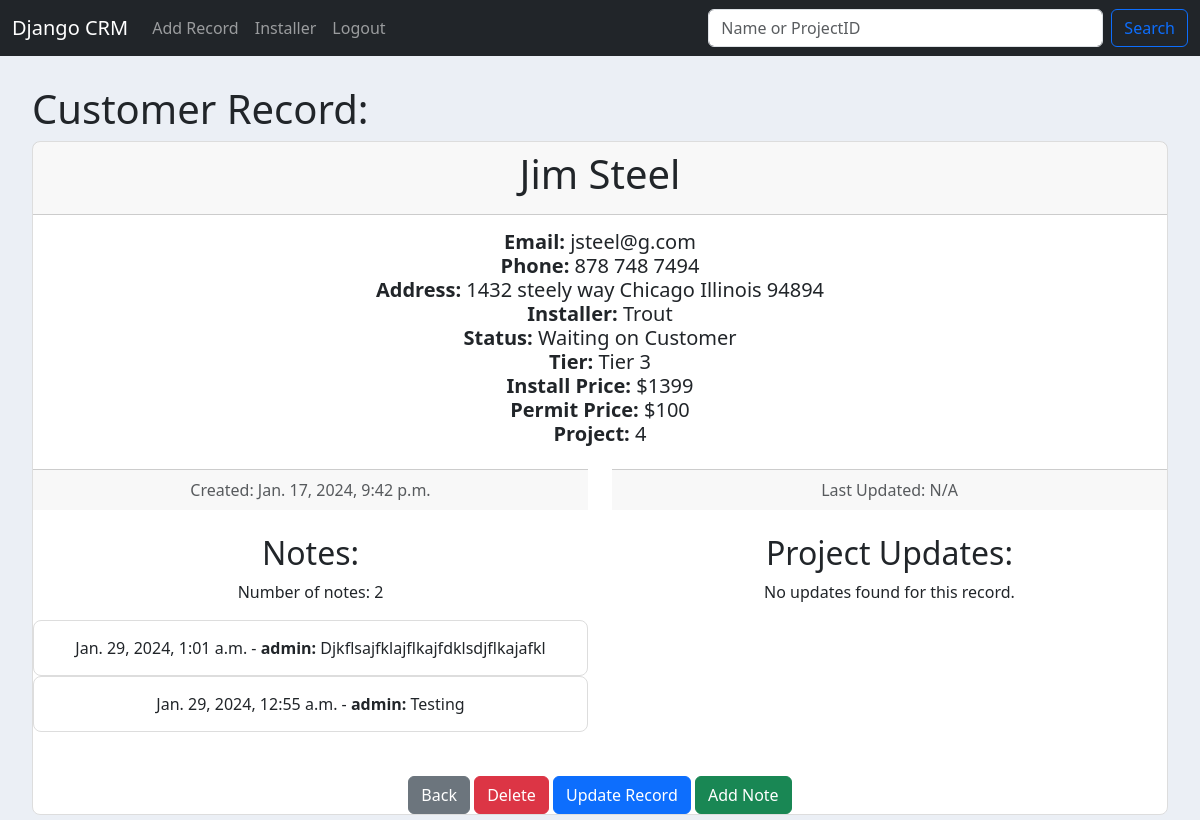
Page /record/4 (signed in) on the earlier database version.
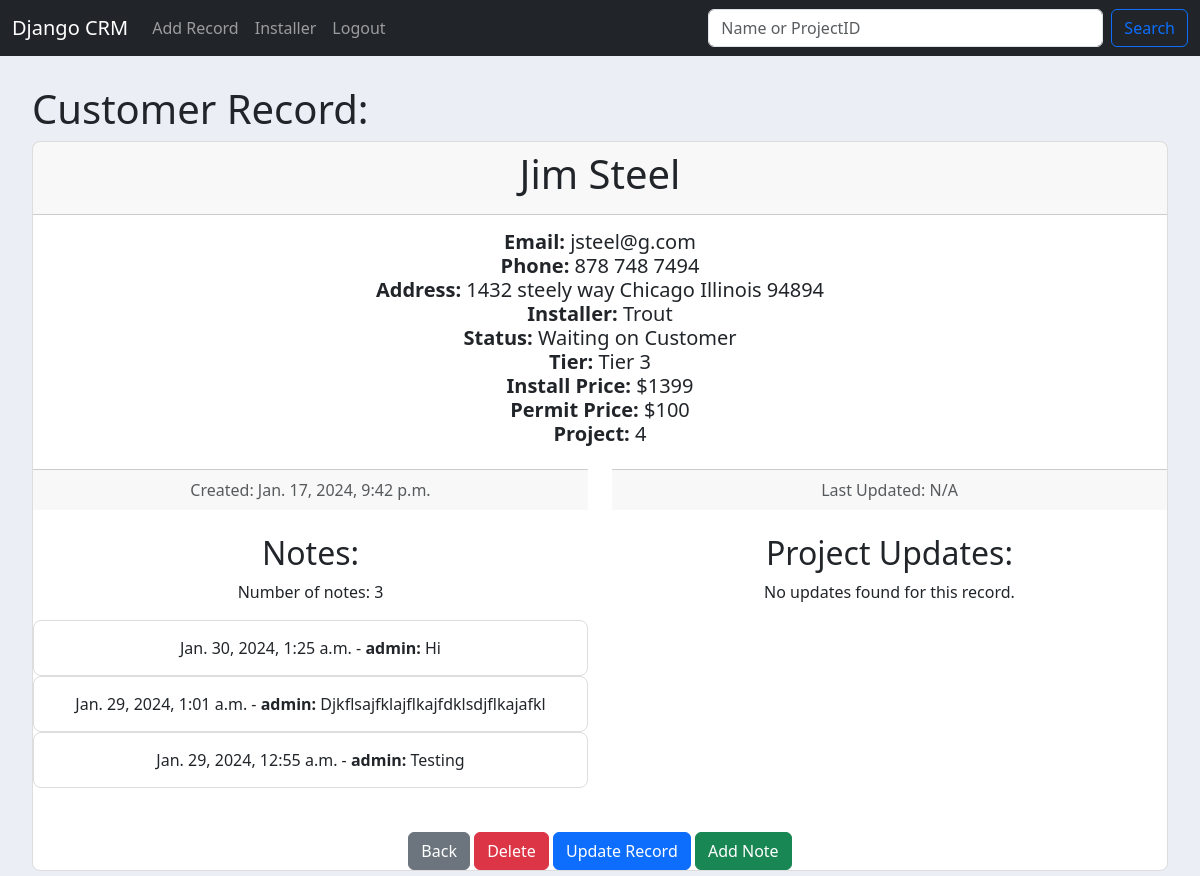
Same page on the later database version.
### website/models.py (models this page shows)
class RecordNote(models.Model):
    record = models.ForeignKey(Record, on_delete=models.CASCADE)
    note = models.TextField()
    created_at = models.DateTimeField(auto_now_add=True)
    user = models.ForeignKey(User, on_delete=models.CASCADE, null=True, blank=True)
    class Meta:
        ordering = ['-created_at']

### website/views.py (the view)
# urls.py: path("record/<int:pk>", views.customer_record, name='customer_record'),
def customer_record(request, pk):
    if request.user.is_authenticated:
        customer_record = get_object_or_404(Record, id=pk)
        record_notes = RecordNote.objects.filter(record=customer_record)
        project_updates = ProjectUpdate.objects.filter(record=customer_record).order_by('-updated_at')  # Order by latest update first
        return render(request, 'record.html', {
            'customer_record': customer_record,
            'record_notes': record_notes,
            'project_updates': project_updates,
        })
    else:
        messages.success(request, "You must be logged in to see that record!", extra_tags='success')
        return redirect('home')

### website/templates/record.html
{% extends 'base.html' %}
{% block content %}
  <h1> Customer Record: </h1>
  <div class="card text-center">
    <div class="card-header">
      <h1>{{ customer_record.first_name }} {{ customer_record.last_name }} </h1>
    </div>
    <div class="card-body">
      <h5 class="card-title">
        <strong> Email: </strong> {{ customer_record.email }} <br>
        <strong> Phone: </strong> {{ customer_record.phone }} <br>
        <strong> Address:</strong> {{ customer_record.address }}
          {{ customer_record.city }}
          {{ customer_record.state }}
          {{ customer_record.zipcode }} <br>
        <strong> Installer: </strong> {{ customer_record.installer_name }} <br>
        <strong> Status: </strong> {{ customer_record.project_status }} <br>
        <strong> Tier: </strong> {{ customer_record.project_tier }} <br>
        <strong> Install Price: </strong> ${{ customer_record.customer_price }} <br>
        <strong> Permit Price: </strong> ${{ customer_record.customer_permit }} <br>
        <strong> Project: </strong> {{ customer_record.id }} <br>
      </h5>
    </div>
<div class="row">
  <div class="col-md-6">
      <div class="card-footer text-body-secondary">
          Created: {{ customer_record.created_at }}
      </div>
      <br>
      <h2>Notes:</h2>
      {% if record_notes %}
          <p>Number of notes: {{ record_notes|length }}</p>
          {% for note in record_notes %}
              <div class="card">
                  <div class="card-body">
                      <p class="card-text">{{ note.created_at }} - <strong> {{ note.user.username }}:</strong> {{ note.note }}</p>
                  </div>
              </div>
          {% endfor %}
      {% else %}
          <p>No notes found for this record.</p>
      {% endif %}
  </div>
  <div class="col-md-6">
      <div class="card-footer text-body-secondary">
          Last Updated: {{ project_updates.0.updated_at|default:"N/A" }}
      </div>
      <br>
      <h2>Project Updates:</h2>
    {% if project_updates %}
        <p>Number of updates: {{ project_updates|length }}</p>
        {% for update in project_updates %}
            <div class="card">
                <div class="card-body">
                    <p class="card-text">{{ update.updated_at }} - <strong>{{ update.user.username }}:</strong> {{ update.update_text }}</p>
                </div>
            </div>
        {% endfor %}
    {% else %}
        <p>No updates found for this record.</p>
    {% endif %}
</div>
</div>
    <br>
  <center>
    <a href="{% url 'home' %}" class ="btn btn-secondary">Back</a>
    <a href="{% url 'delete_record' customer_record.id %}" class ="btn btn-danger">Delete</a>
    <a href="{% url 'update_record' customer_record.id %}" class ="btn btn-primary">Update Record</a>
    <a href="{% url 'add_note' customer_record.id %}" class="btn btn-success">Add Note</a>
  </center>
{% endblock %}

Differences in the rows shown:
added RecordNote: created_at "Jan. 30, 2024, 1:25 a.m.", user.username "admin", note "Hi"
Other differences:
{{ record_notes|length }}: "2" → "3"
